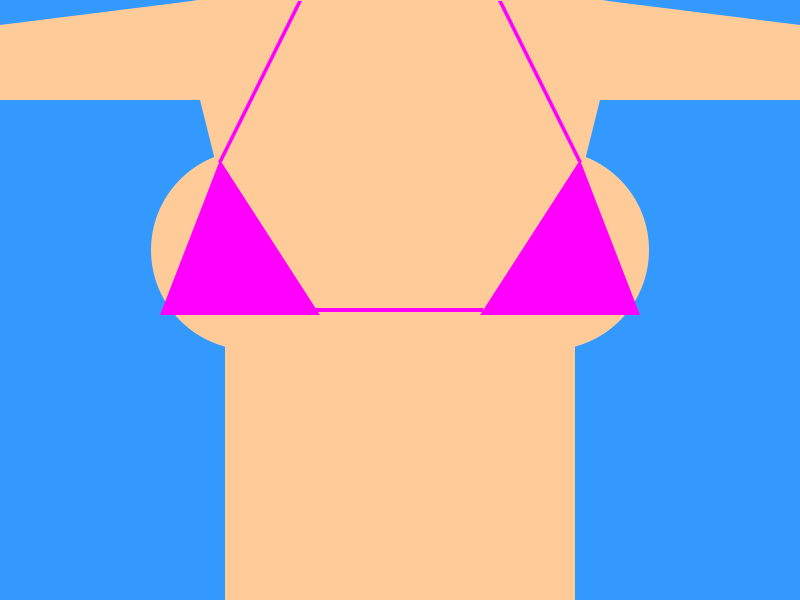
Frame 1 (no input)
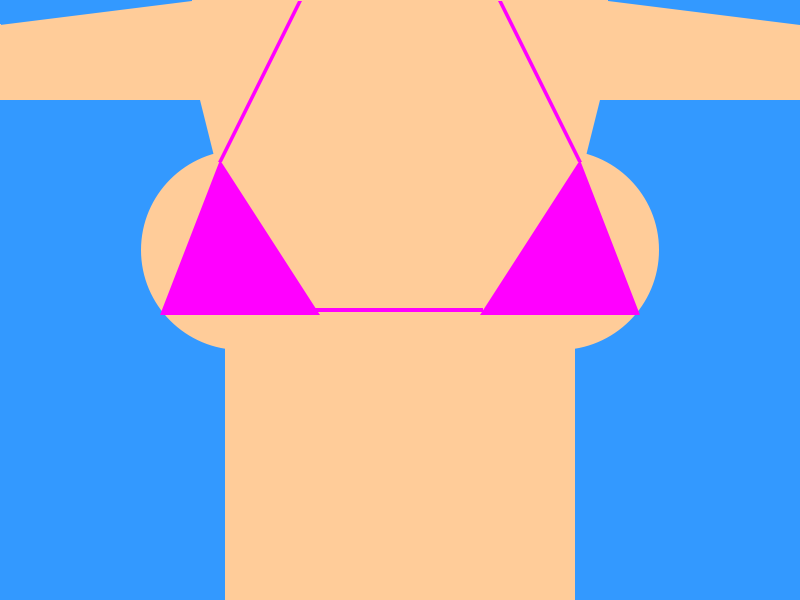
Frame 60 (the mouse pressed at the canvas centre just before this capture)
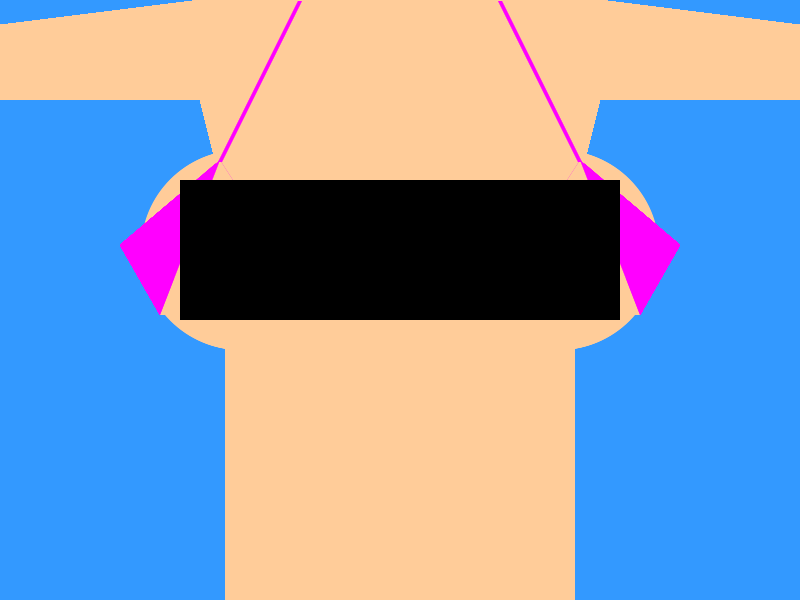
Frame 120 (the mouse held since frame 60 and released just before this capture)

The Processing sketch that drew these frames (run headless with seeded random() and noise(); from frame 60 on, the mouse is pressed at the canvas centre):

// Processing sketch: processing_161798
// ── processing_161798.pde

int radius = 200;
int startX = 250;
int stopX = 240;
int startY = 250;
int stopY = 250;
float x = startX;
float y = startY;
float speed = .5;
float direction = 1;

void setup() {
  size(800, 600);
  noStroke();
  smooth();
  background(51, 153, 255);
}

void draw() {
    
  fill (255, 204, 153);
  beginShape();
  vertex(225, 800);
  vertex(225, 200);
  vertex(200, 100);
  vertex(0, 100);
  vertex(0, 25);
  vertex(200, 0);
  vertex(600, 0);
  vertex(800, 25);
  vertex(800, 100);
  vertex(600, 100);
  vertex(575, 200);
  vertex(575, 800);
  endShape(CLOSE);
  noStroke();
  
  fill (255, 204, 153);
  
  x += speed * direction;
 
  if ((x > 270) || (x < 240)){
    direction = -direction;
  }
  ellipse (x, 250, radius, radius);
  ellipse (width - x, 250, radius, radius);
  
  fill(255, 0, 255);
  triangle(220, 160, 320, 315, 160, 315);
  triangle(580, 160, 480, 315, 640, 315);
  quad(218, 162, 298, 1, 302, 1, 222, 162);
  quad(582, 162, 502, 1, 498, 1, 578, 162);
  quad(312, 308, 312, 312, 483, 312, 483, 308);
  
  if(mousePressed) {
    fill(255, 204, 153);
    triangle(220, 160, 320, 315, 160, 315);
    triangle(580, 160, 480, 315, 640, 315);
    quad(218, 162, 298, 1, 302, 1, 222, 162);
    quad(582, 162, 502, 1, 498, 1, 578, 162);
    quad(312, 308, 312, 312, 483, 312, 483, 308);
    
    fill(255, 0, 255);
    triangle(220, 160, 120, 245, 160, 315);
    triangle(580, 160, 680, 245, 640, 315);
    quad(218, 162, 298, 1, 302, 1, 222, 162);
    quad(582, 162, 502, 1, 498, 1, 578, 162);
    
    fill(0);
    quad(180, 320, 180, 180, 620, 180, 620, 320);
}else{
  fill(51, 153, 255);
  quad(1, 1, 1, 800, 800, 800, 800, 1);
  
  fill (255, 204, 153);
  beginShape();
  vertex(225, 800);
  vertex(225, 200);
  vertex(200, 100);
  vertex(0, 100);
  vertex(0, 25);
  vertex(200, 0);
  vertex(600, 0);
  vertex(800, 25);
  vertex(800, 100);
  vertex(600, 100);
  vertex(575, 200);
  vertex(575, 800);
  endShape(CLOSE);
  noStroke();
  
  fill (255, 204, 153);
  
  x += speed * direction;
 
  if ((x > 250) || (x < 240)){
    direction = -direction;
  }
  ellipse (x, 250, radius, radius);
  ellipse (width - x, 250, radius, radius);
  
  fill(255, 0, 255);
  triangle(220, 160, 320, 315, 160, 315);
  triangle(580, 160, 480, 315, 640, 315);
  quad(218, 162, 298, 1, 302, 1, 222, 162);
  quad(582, 162, 502, 1, 498, 1, 578, 162);
  quad(312, 308, 312, 312, 483, 312, 483, 308);
}
}
